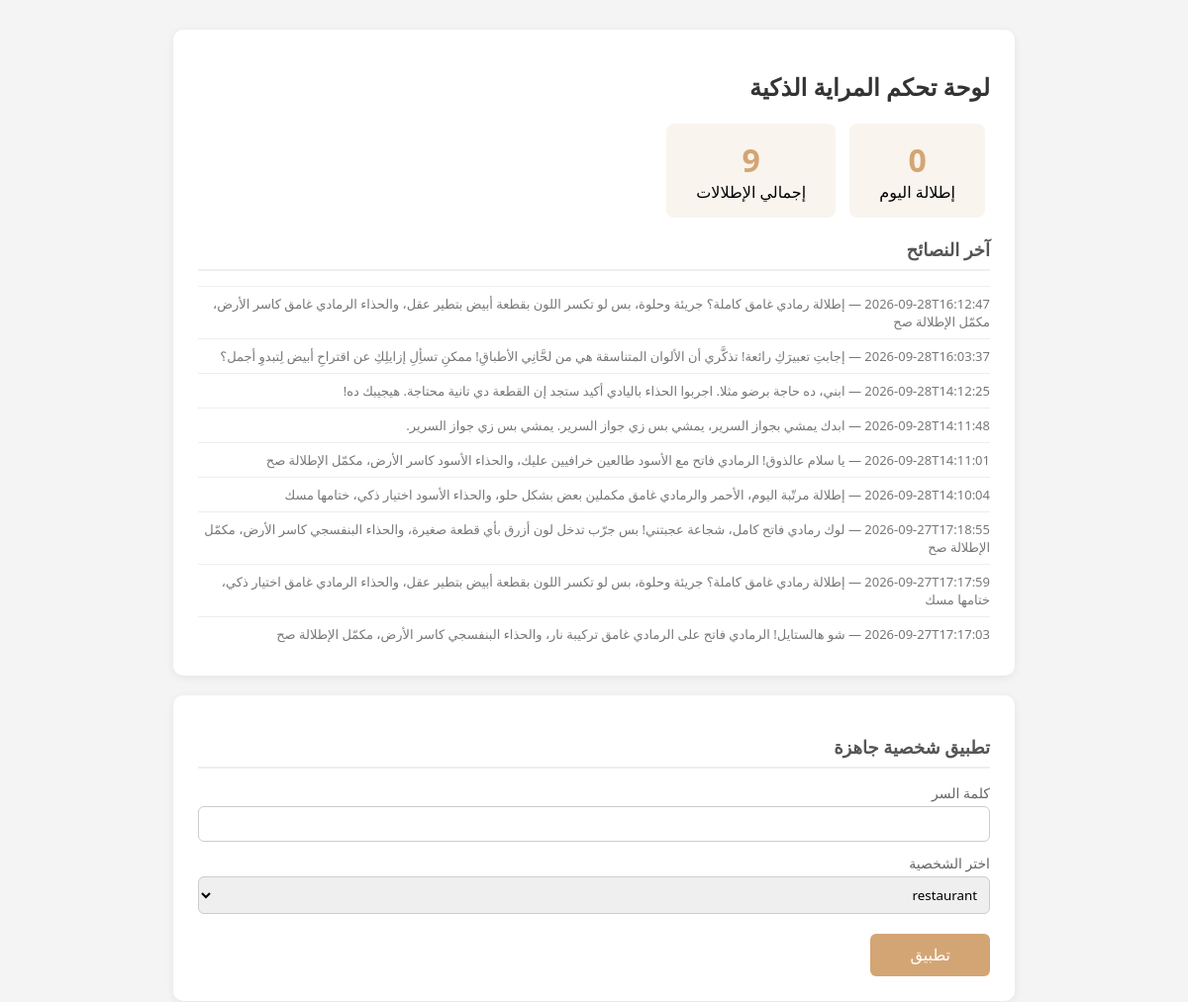
The page /admin (upper part) on the database as committed earlier.
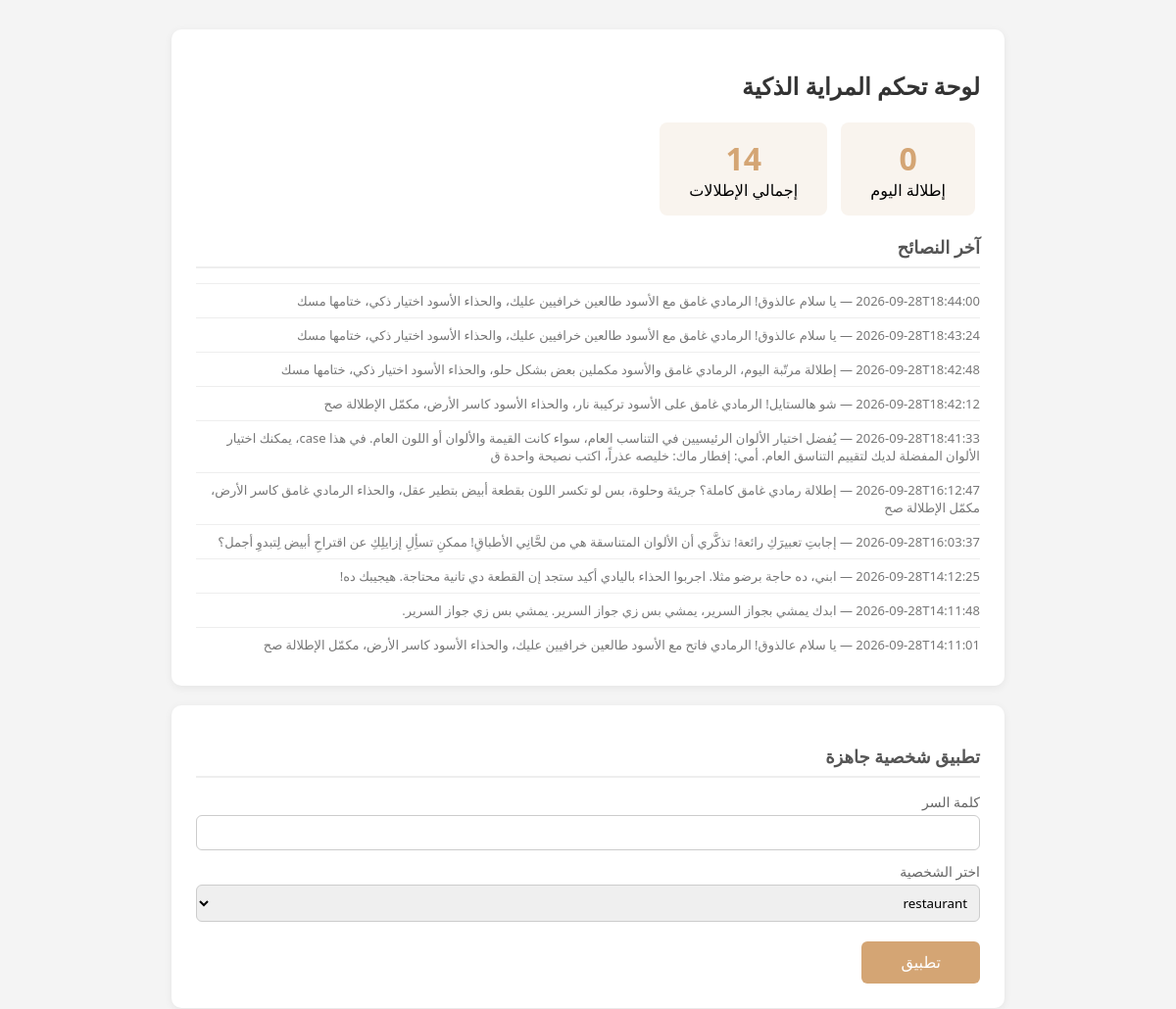
The same page on the database as committed later.
### tables this page shows
CREATE TABLE events (
        id INTEGER PRIMARY KEY AUTOINCREMENT,
        ts TEXT, top TEXT, bottom TEXT, shoes TEXT,
        status TEXT, advice TEXT);

### app.py (the view, shortened to what this page needs)
@app.route("/admin", methods=["GET", "POST"])
def admin():
    stats = get_stats()
    return render_template("admin.html", persona=load_persona(),
                           presets=_list_presets(), stats=stats)

### app.py (called while the page is built)
def _list_presets():
    folder = os.path.join(os.path.dirname(__file__), "personas")
    return [f[:-5] for f in os.listdir(folder) if f.endswith(".json")]

### db.py (called while the page is built)
def _conn():
    conn = sqlite3.connect(DB_PATH)
    conn.execute("""CREATE TABLE IF NOT EXISTS events (
        id INTEGER PRIMARY KEY AUTOINCREMENT,
        ts TEXT, top TEXT, bottom TEXT, shoes TEXT,
        status TEXT, advice TEXT)""")
    return conn

def get_stats():
    conn = _conn()
    total = conn.execute("SELECT COUNT(*) FROM events").fetchone()[0]
    today = conn.execute(
        "SELECT COUNT(*) FROM events WHERE ts LIKE ?",
        (datetime.now().strftime("%Y-%m-%d") + "%",)).fetchone()[0]
    recent = conn.execute(
        "SELECT ts, advice FROM events ORDER BY id DESC LIMIT 10").fetchall()
    conn.close()
    return {"total": total, "today": today, "recent": recent}

### persona.py (called while the page is built)
def load_persona():
    mtime = os.path.getmtime(PERSONA_PATH)
    if _cache["data"] is None or mtime != _cache["mtime"]:
        with open(PERSONA_PATH, encoding="utf-8") as f:
            _cache["data"] = json.load(f)
        _cache["mtime"] = mtime
    return _cache["data"]

### templates/admin.html (shortened to what this page needs)
<!DOCTYPE html>
<html lang="ar" dir="rtl">
<head>
</head>
<body>
{% if stats %}
<div class="card">
  <h1>لوحة تحكم المراية الذكية</h1>
  <div>
    <div class="stat"><b>{{ stats.today }}</b>إطلالة اليوم</div>
    <div class="stat"><b>{{ stats.total }}</b>إجمالي الإطلالات</div>
  </div>
  <h2>آخر النصائح</h2>
  {% for ts, adv in stats.recent %}
    <div class="recent">{{ ts }} — {{ adv }}</div>
  {% endfor %}
</div>
{% endif %}
<div class="card">
  <h2>تطبيق شخصية جاهزة</h2>
  <form method="post">
    <label>كلمة السر</label>
    <input type="password" name="password" required>
    <label>اختر الشخصية</label>
    <select name="preset">
      {% for p in presets %}<option value="{{ p }}">{{ p }}</option>{% endfor %}
    </select>
    <button type="submit">تطبيق</button>
  </form>
</div>
</body>
</html>

### templates/admin.html (style rules this page uses)
body { font-family: "Segoe UI", Tahoma, sans-serif; background: #f4f4f4; margin: 0; padding: 30px; }
.card { background: #fff; border-radius: 10px; padding: 25px; max-width: 800px; margin: 0 auto 20px auto; box-shadow: 0 2px 8px #0001; }
h1 { color: #333; font-size: 24px; }
h2 { color: #555; font-size: 18px; border-bottom: 2px solid #eee; padding-bottom: 8px; }
label { display: block; margin-top: 12px; color: #666; font-size: 14px; }
input[type=text], input[type=password], input[type=color], select { width: 100%; padding: 8px; margin-top: 4px; border: 1px solid #ccc; border-radius: 6px; box-sizing: border-box; font-family: inherit; }
button { margin-top: 20px; background: #d4a574; color: #fff; border: 0; padding: 12px 40px; border-radius: 6px; font-size: 16px; cursor: pointer; }
.stat { display: inline-block; background: #f9f4ee; border-radius: 8px; padding: 15px 30px; margin: 5px; text-align: center; }
.stat b { display: block; font-size: 32px; color: #d4a574; }
.recent { font-size: 13px; color: #777; border-top: 1px solid #eee; padding: 8px 0; }

Rows that differ between the two databases and show on the page:
no longer on this page (row unchanged): events: ts "2026-09-28T14:10:04", advice "إطلالة مرتّبة اليوم، الأحمر والرمادي غامق مكملين بعض بشكل حلو، والحذاء الأسود اختيار ذكي، ختامها مسك"
no longer on this page (row unchanged): events: ts "2026-09-27T17:18:55", advice "لوك رمادي فاتح كامل، شجاعة عجبتني! بس جرّب تدخل لون أزرق بأي قطعة صغيرة، والحذاء البنفسجي كاسر الأرض، مكمّل الإطلالة صح"
no longer on this page (row unchanged): events: ts "2026-09-27T17:17:59", advice "إطلالة رمادي غامق كاملة؟ جريئة وحلوة، بس لو تكسر اللون بقطعة أبيض بتطير عقل، والحذاء الرمادي غامق اختيار ذكي، ختامها مسك"
no longer on this page (row unchanged): events: ts "2026-09-27T17:17:03", advice "شو هالستايل! الرمادي فاتح على الرمادي غامق تركيبة نار، والحذاء البنفسجي كاسر الأرض، مكمّل الإطلالة صح"
added events: ts "2026-09-28T18:44:00", advice "يا سلام عالذوق! الرمادي غامق مع الأسود طالعين خرافيين عليك، والحذاء الأسود اختيار ذكي، ختامها مسك"
added events: ts "2026-09-28T18:43:24", advice "يا سلام عالذوق! الرمادي غامق مع الأسود طالعين خرافيين عليك، والحذاء الأسود اختيار ذكي، ختامها مسك"
added events: ts "2026-09-28T18:42:48", advice "إطلالة مرتّبة اليوم، الرمادي غامق والأسود مكملين بعض بشكل حلو، والحذاء الأسود اختيار ذكي، ختامها مسك"
added events: ts "2026-09-28T18:42:12", advice "شو هالستايل! الرمادي غامق على الأسود تركيبة نار، والحذاء الأسود كاسر الأرض، مكمّل الإطلالة صح"
added events: ts "2026-09-28T18:41:33", advice "يُفضل اختيار الألوان الرئيسيين في التناسب العام، سواء كانت القيمة والألوان أو اللون العام. في هذا case، يمكنك اختيار الألوان المفضلة لديك لتقييم التناسق العام. أمي: إفطار ماك: خليصه عذراً، اكتب نصيحة واحدة ق"
Other text that changed with them:
{{ stats.total }}: "9" → "14"
